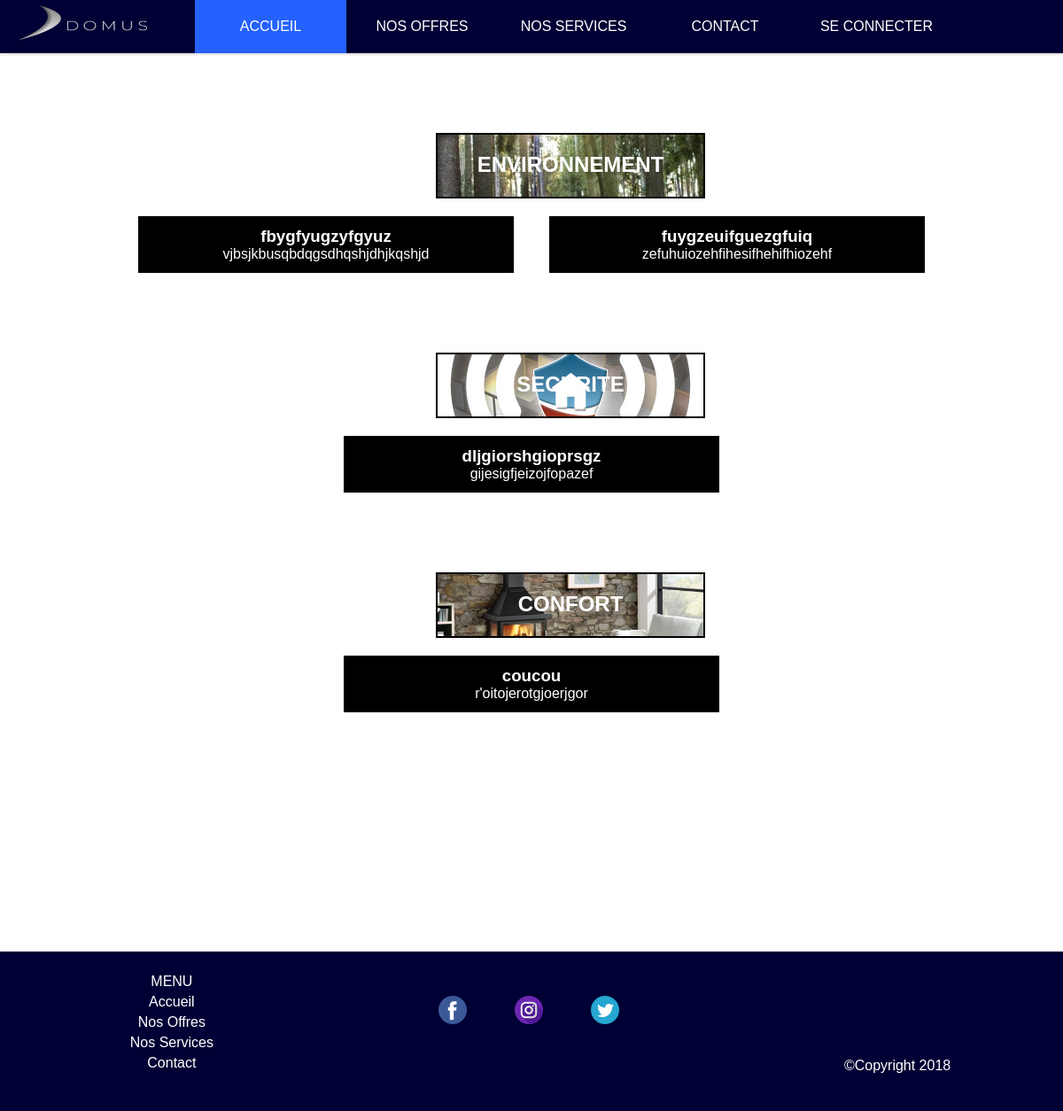
The app's page /php/services.php, older data.
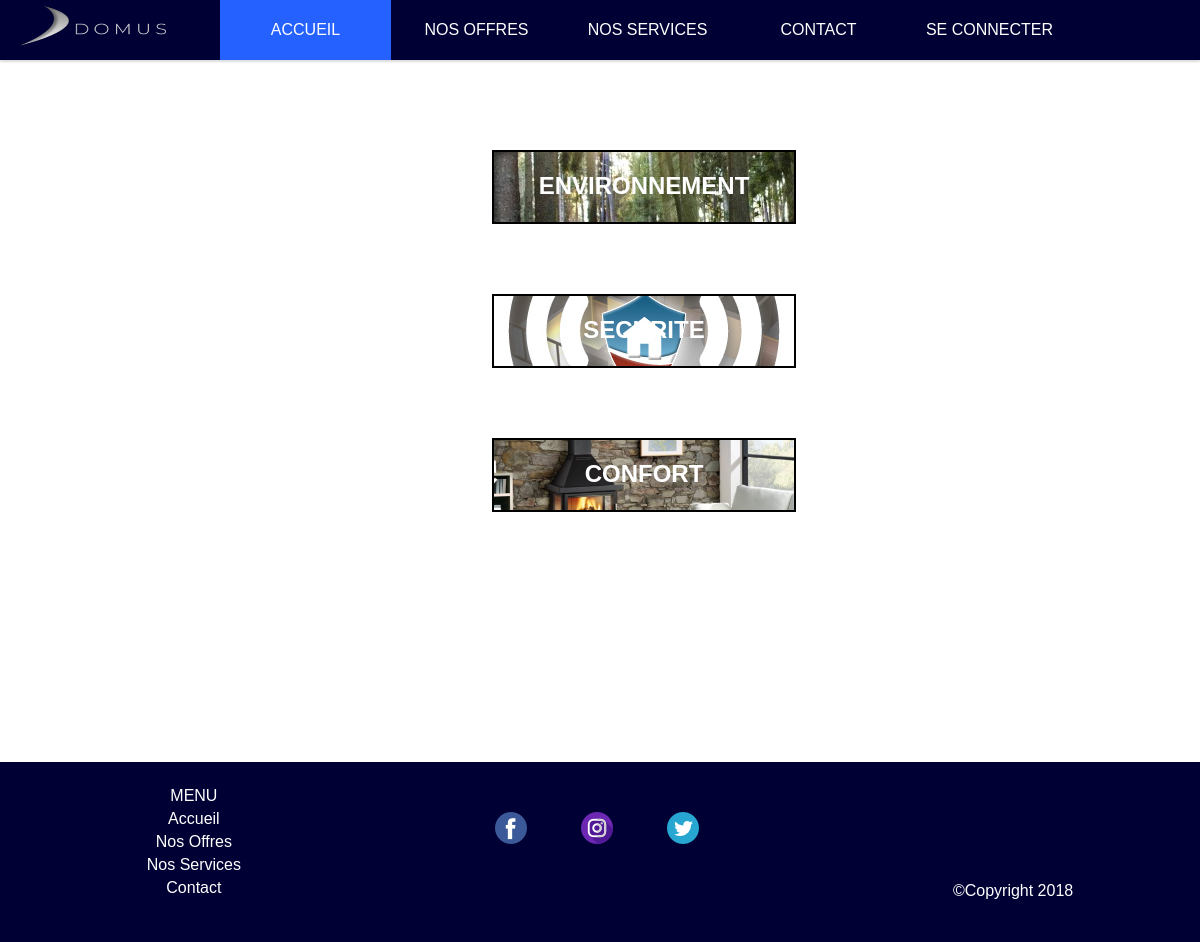
The same page, newer data.
### tables this page shows
CREATE TABLE IF NOT EXISTS `service` (
  `idService` int(11) NOT NULL AUTO_INCREMENT,
  `title1` tinytext NOT NULL,
  `title2` tinytext NOT NULL,
  `texte` longtext NOT NULL,
  PRIMARY KEY (`idService`)
);

### php/services.php (the view, shortened to what this page needs)
<!doctype html>
<html>
<head>
<link rel="stylesheet" type="text/css" href="../css/header.css">
<link rel="stylesheet" type="text/css" href="../css/footer.css">
<link rel="stylesheet" type="text/css" href="../css/services.css">
</head>
<?php include("../includes/header.php"); ?>
<body>
<section  id="environnement">
    <h2>ENVIRONNEMENT</h2>
    <div class="services">
      <?php
      include("../includes/DBconnexion.php");
      $query=$db->query("SELECT * FROM service WHERE title1='environnement'");
      while($service=$query->fetch()){
        echo '<div class="service"><h3>'.$service['title2'].'</h3>'.'<p>'.$service['texte'].'</p></div>';
      }
      ?>
    </div>
</section>
<section  id="securite">
    <h2>SECURITE</h2>
    <div class="services">
      <?php
      include("../includes/DBconnexion.php");
      $query=$db->query("SELECT * FROM service WHERE title1='securite'");
      while($service=$query->fetch()){
        echo '<div class="service"><h3>'.$service['title2'].'</h3>'.'<p>'.$service['texte'].'</p></div>';
      }
      ?>
    </div>
</section>
<section  id="confort">
    <h2>CONFORT</h2>
    <div class="services">
      <?php
      include("../includes/DBconnexion.php");
      $query=$db->query("SELECT * FROM service WHERE title1='confort'");
      while($service=$query->fetch()){
        echo '<div class="service"><h3>'.$service['title2'].'</h3>'.'<p>'.$service['texte'].'</p></div>';
      }
      ?>
    </div>
</section>
<?php include("../includes/footer.php"); ?>
</body>
</html>

Row changes from the older to the newer data that the page shows:
removed service: title2 "fbygfyugzyfgyuz", texte "vjbsjkbusqbdqgsdhqshjdhjkqshjd", shown under "ENVIRONNEMENT"
removed service: title2 "fuygzeuifguezgfuiq", texte "zefuhuiozehfihesifhehifhiozehf", shown under "ENVIRONNEMENT"
removed service: title2 "dljgiorshgioprsgz", texte "gijesigfjeizojfopazef", shown under "SECURITE"
removed service: title2 "coucou", texte "r'oitojerotgjoerjgor", shown under "CONFORT"
